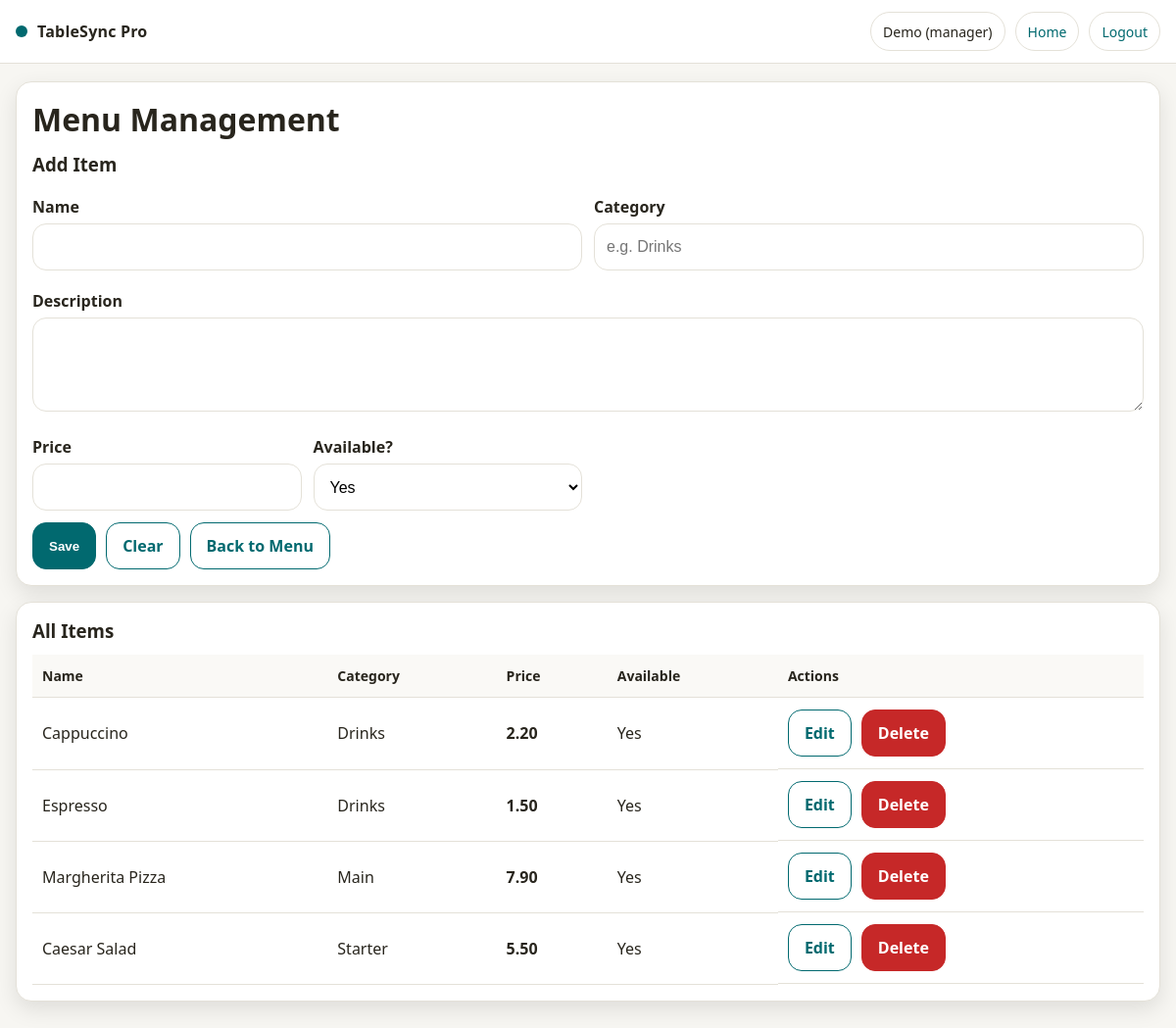
Page /code/pages/menu_manage.php (signed in) on the committed database.
### tables this page shows
CREATE TABLE IF NOT EXISTS Menu_Items (
  menu_item_id INT(11) PRIMARY KEY AUTO_INCREMENT,
  name VARCHAR(100) NOT NULL,
  description TEXT NULL,
  category VARCHAR(50) NULL,
  price DECIMAL(10,2) NOT NULL,
  is_available TINYINT(1) DEFAULT 1
);

### code/pages/menu_manage.php (the view, shortened to what this page needs)
<?php
require __DIR__ . '/../config/db.php';
$item=null;
$items=$pdo->query("SELECT * FROM Menu_Items ORDER BY category, name")->fetchAll();
?>
<!doctype html>
<html><head>
<title>Menu Management</title><link rel="stylesheet" href="../assets/style.css"></head>
<body>
<div class="nav">
  <div class="brand"><span class="dot"></span> TableSync Pro</div>
  <div class="links">
    <span class="pill"><?php echo htmlspecialchars($_SESSION['first_name'] ?? ''); ?> (<?php echo htmlspecialchars($_SESSION['role'] ?? ''); ?>)</span>
    <a class="pill" href="dashboard_<?php echo htmlspecialchars($_SESSION['role']); ?>.php">Home</a>
    <a class="pill" href="../includes/logout.php">Logout</a>
  </div>
</div>
<div class="container">
  <div class="grid">
    <div class="col-12"><div class="card">
      <h1>Menu Management</h1>
      <h3><?php echo $item ? 'Edit Item' : 'Add Item'; ?></h3>
      <form method="post" class="form-row">
        <div class="span-6"><label>Name</label><input name="name" value="<?php echo htmlspecialchars($item['name'] ?? ''); ?>" required></div>
        <div class="span-6"><label>Category</label><input name="category" value="<?php echo htmlspecialchars($item['category'] ?? ''); ?>" placeholder="e.g. Drinks"></div>
        <div class="span-12"><label>Description</label><textarea name="description"><?php echo htmlspecialchars($item['description'] ?? ''); ?></textarea></div>
        <div class="span-3"><label>Price</label><input type="number" step="0.01" min="0" name="price" value="<?php echo htmlspecialchars($item['price'] ?? ''); ?>" required></div>
        <div class="span-3"><label>Available?</label>
          <select name="is_available">
            <option value="1" <?php echo ((int)($item['is_available'] ?? 1)===1)?'selected':''; ?>>Yes</option>
          </select>
        </div>
        <div class="span-12" style="display:flex; gap:10px; flex-wrap:wrap;">
          <button class="btn" type="submit">Save</button>
          <a class="btn secondary" href="menu_manage.php">Clear</a>
          <a class="btn secondary" href="menu_search.php">Back to Menu</a>
        </div>
      </form>
    </div></div>
    <div class="col-12"><div class="card">
      <h3>All Items</h3>
      <table class="table">
        <thead><tr><th>Name</th><th>Category</th><th>Price</th><th>Available</th><th class="no-print">Actions</th></tr></thead>
        <tbody>
          <?php foreach($items as $it): ?>
            <tr>
              <td><?php echo htmlspecialchars($it['name']); ?></td>
              <td><?php echo htmlspecialchars($it['category'] ?? ''); ?></td>
              <td><b><?php echo number_format((float)$it['price'],2); ?></b></td>
              <td><?php echo ((int)$it['is_available']===1)?'Yes':'No'; ?></td>
              <td class="no-print" style="display:flex; gap:10px; flex-wrap:wrap;">
                <a class="btn secondary" href="menu_manage.php?action=edit&id=<?php echo (int)$it['menu_item_id']; ?>">Edit</a>
                <a class="btn danger" href="menu_manage.php?action=delete&id=<?php echo (int)$it['menu_item_id']; ?>" onclick="return confirm('Delete this item?')">Delete</a>
              </td>
            </tr>
          <?php endforeach; ?>
        </tbody>
      </table>
    </div></div>
  </div>
</div>
</body></html>

### code/assets/style.css (style rules this page uses)
:root { --teal:#01696f; --bg:#f7f6f2; --text:#28251d; --card:#ffffff; --line:#e4e1d8; --shadow:0 8px 22px rgba(0,0,0,.10); --green:#2e7d32; --orange:#ef6c00; --red:#c62828; --grey:#6b6b6b; --tap:48px; --radius:16px; }
* { box-sizing:border-box; }
html,body { height:100%; }
body { margin:0; font-family:system-ui,-apple-system,Segoe UI,Roboto,Arial,sans-serif; background:var(--bg); color:var(--text); -webkit-font-smoothing:antialiased; -moz-osx-font-smoothing:grayscale; }
a { color:var(--teal); text-decoration:none; }
.nav { position:sticky; top:0; z-index:10; background:#fff; border-bottom:1px solid var(--line); padding:12px 16px; display:flex; align-items:center; justify-content:space-between; gap:12px; }
.nav .brand { display:flex; align-items:center; gap:10px; font-weight:900; letter-spacing:.2px; }
.nav .brand .dot { width:12px; height:12px; background:var(--teal); border-radius:50%; display:inline-block; }
.nav .links { display:flex; flex-wrap:wrap; gap:10px; align-items:center; }
.nav .pill { display:inline-flex; align-items:center; justify-content:center; min-height:40px; padding:8px 12px; border:1px solid var(--line); border-radius:999px; background:#fff; font-size:14px; }
.container { max-width:1200px; margin:18px auto; padding:0 16px 84px; }
.card { background:var(--card); border:1px solid var(--line); border-radius:var(--radius); box-shadow:var(--shadow); padding:16px; }
.grid { display:grid; grid-template-columns:repeat(12, 1fr); gap:16px; }
.col-12 { grid-column:span 12; }
h1,h2,h3 { margin:0 0 12px 0; }
label { display:block; font-weight:800; margin:8px 0 6px; }
input,select,textarea { width:100%; min-height:var(--tap); padding:12px 12px; border:1px solid var(--line); border-radius:14px; background:#fff; font-size:16px; }
textarea { min-height:96px; }
.form-row { display:grid; grid-template-columns:repeat(12, 1fr); gap:12px; }
.form-row .span-12 { grid-column:span 12; }
.form-row .span-6 { grid-column:span 6; }
.form-row .span-3 { grid-column:span 3; }
.btn { display:inline-flex; align-items:center; justify-content:center; gap:8px; min-height:var(--tap); padding:12px 16px; border-radius:14px; border:1px solid var(--teal); background:var(--teal); color:#fff; font-weight:900; cursor:pointer; user-select:none; text-decoration:none; }
.btn.secondary { background:#fff; color:var(--teal); }
.btn.danger { background:var(--red); border-color:var(--red); }
.table { width:100%; border-collapse:collapse; }
.table th,.table td { padding:12px 10px; border-bottom:1px solid var(--line); text-align:left; vertical-align:middle; }
.table th { background:#faf9f6; font-size:14px; position:sticky; top:64px; z-index:5; }

### rows in the picture
menu_items: name "Cappuccino", category "Drinks", price "2.20", is_available "Yes"
menu_items: name "Espresso", category "Drinks", price "1.50", is_available "Yes"
menu_items: name "Margherita Pizza", category "Main", price "7.90", is_available "Yes"
menu_items: name "Caesar Salad", category "Starter", price "5.50", is_available "Yes"

### other values in the picture
$_SESSION['first_name'] "Demo"
$_SESSION['role'] "manager"
